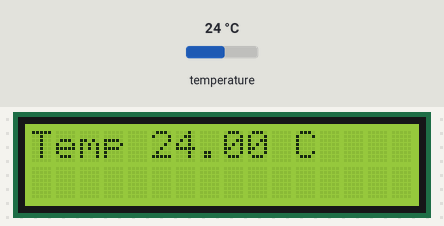
The sketch below on a simulated Arduino Uno, built with avr-gcc and run on an emulated ATmega328P. Parts: 16×2 character LCD. The test bench sets the inputs (shaded band); at power-on: temperature 24 °C. What the sketch prints to the serial monitor is not drawn.

Above: at 1.2 s.
1.3 s: temperature set to 12 °C
At 2.3 s:
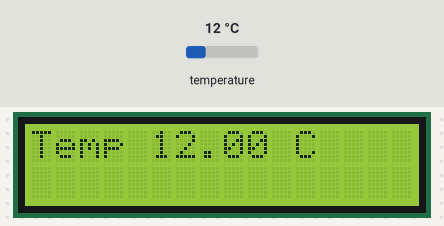
3.1 s: temperature set to 19 °C
At 3.4 s:
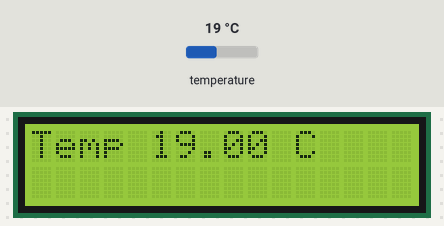
4.6 s: temperature set to 28 °C
At 5.7 s:
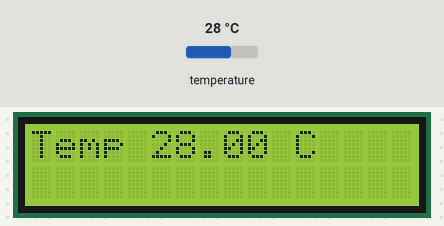
Timing chart, 0 to 7.6 s (numbered marks = the images above; inputs shaded):
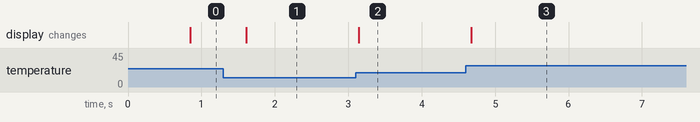

Measured:
- after the input at 1.3 s, the display: changes after 0.31 s (image 1)
- after the input at 3.1 s, the display: changes at once (image 2)
- after the input at 4.6 s, the display: changes after 0.07 s (image 3)

The sketch:

oneWire.ino
```cpp
#include <DallasTemperature.h>
#include <OneWire.h>

#include <LiquidCrystal.h>

int tsensor=13;
float temperature=0;

LiquidCrystal LCD(10, 9, 5, 4, 3, 2);

OneWire oneWirePin(tsensor);
DallasTemperature sensors(&oneWirePin);

void setup() {
  Serial.begin(115200);

  sensors.begin();

  LCD.begin(16,2);
  LCD.setCursor(0,0);
  LCD.print("Temp ");
  LCD.setCursor(11,0);
  LCD.print("C");


}

void loop() {

  sensors.requestTemperatures();
  Serial.println("");

  temperature = sensors.getTempCByIndex(0);

  Serial.print("Temperture is: ");
  Serial.print(temperature);
  Serial.print("°C");

  LCD.setCursor(5,0);
  LCD.print(temperature);


}
```
